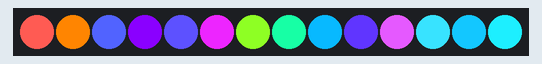
Bench run of a sketch on a simulated Arduino Uno, built with avr-gcc and run on an emulated ATmega328P. Parts: 14 RGB LEDs in strip order, left to right. Random numbers use the default seed unless the sketch sets one.

Above: at 0.06 s.
At 5.01 s:
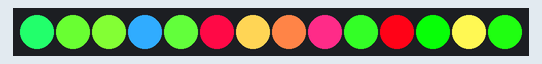
At 9.96 s:
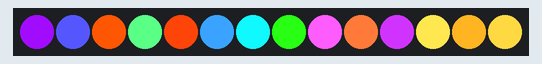
At 19.98 s:
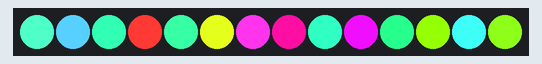
At 29.89 s:
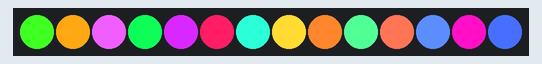
At 39.9 s:
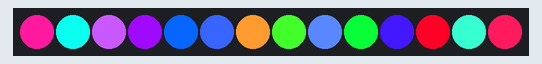

The sketch:

tree-topper.ino
```cpp
#include <Adafruit_NeoPixel.h>

#define PIN 1
#define NUM_LEDS 14
#define MIN_SATURATION 160


Adafruit_NeoPixel pixels = Adafruit_NeoPixel(NUM_LEDS, PIN);

typedef struct led {
  uint8_t h;
  int8_t h_dir;
  uint8_t s;
  int8_t s_dir;
} led;

led lights[NUM_LEDS];


void setup() {
  uint8_t i,j;
  randomSeed(analogRead(0));
  pixels.begin();
  pixels.setBrightness(255); // change brightness here (255=max!)
  for (i=0;i<NUM_LEDS;i++) {
    lights[i].h=random(256);
    lights[i].h_dir=random(2)+1;
    if (random(2)) lights[i].h_dir*=-1;
    lights[i].s=random(MIN_SATURATION,256);
    lights[i].s_dir=random(2)+1;
    if (random(2)) lights[i].s_dir*=-1;
  }
  pixels.show();
}


void
hsvtorgb(uint8_t *r, uint8_t *g, uint8_t *b, uint8_t h, uint8_t s, uint8_t v)
{
    uint8_t region, fpart, p, q, t;

    if(s == 0) {
        *r = *g = *b = v;
        return;
    }


    region = h / 43;

    fpart = (h - (region * 43)) * 6;

    p = (v * (255 - s)) >> 8;
    q = (v * (255 - ((s * fpart) >> 8))) >> 8;
    t = (v * (255 - ((s * (255 - fpart)) >> 8))) >> 8;

    switch(region) {
        case 0:
            *r = v; *g = t; *b = p; break;
        case 1:
            *r = q; *g = v; *b = p; break;
        case 2:
            *r = p; *g = v; *b = t; break;
        case 3:
            *r = p; *g = q; *b = v; break;
        case 4:
            *r = t; *g = p; *b = v; break;
        default:
            *r = v; *g = p; *b = q; break;
    }

    return;
}


void loop() {
  uint8_t i,j;
  uint8_t r,g,b;
  for (i=0;i<NUM_LEDS;i++) {
    int16_t c = lights[i].h;
    c+=lights[i].h_dir;
    if (c<0) {
      c=0;
      lights[i].h_dir=random(2)+1;
    }
    if (c>255) {
      c=255;
      lights[i].h_dir=-(random(2)+1);
    }
    lights[i].h=(uint8_t)c;

    c=lights[i].s;
    c+=lights[i].s_dir;
    if (c<MIN_SATURATION) {
      c=MIN_SATURATION;
      lights[i].s_dir=random(2)+1;
    }
    if (c>255) {
      c=255;
      lights[i].s_dir=-(random(2)+1);
    }
    lights[i].s=(uint8_t)c;

    hsvtorgb(&r,&g,&b,lights[i].h,lights[i].s,255);
    pixels.setPixelColor(i,r,g,b);

  }
  pixels.show();
  delay(100);
}
```
